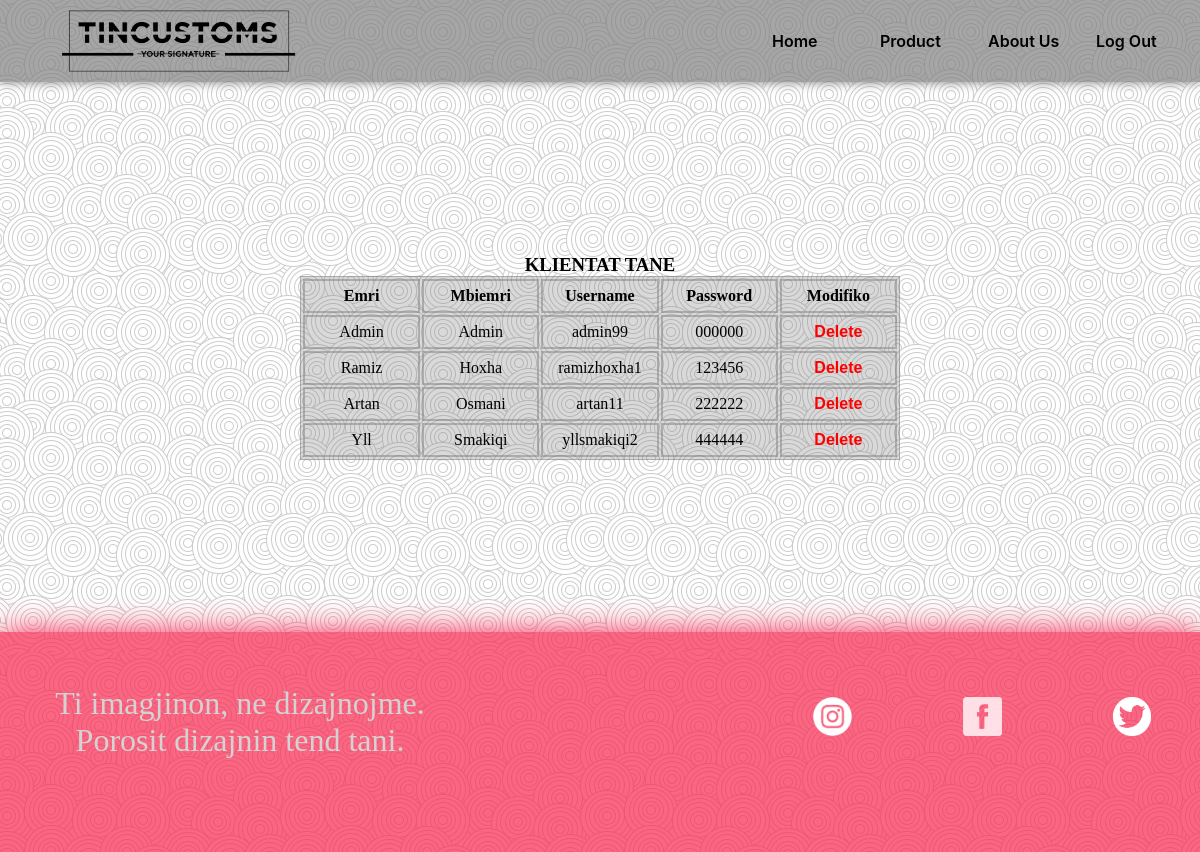
The app's page /dashboard.php (signed in) with its own data.
### tables this page shows
CREATE TABLE `klientat` (
  `id` int(20) NOT NULL,
  `emri` varchar(30) NOT NULL,
  `mbiemri` varchar(30) NOT NULL,
  `username` varchar(30) NOT NULL,
  `passwordi` varchar(30) NOT NULL,
  `role` smallint(1) NOT NULL DEFAULT 0
);

### logic/Database.php (called while the page is built, shortened)
<?php
class DatabaseConfig{
    private $connection;
    private $host = "localhost";
    private $dbname = "tin";
    protected function getConnection(){
        return $this->connection;
    }
    private function createConnection(){
        try{
            $this->connection = new PDO("mysql:host=$this->host;dbname=$this->dbname", "root", "");
        }catch(PDOException $e){
            print "Error!: " . $e->getMessage() . "<br/>";
            die();
        }
    }
}

### logic/UserMapper.php (called while the page is built, shortened)
<?php
require_once "Database.php";
class UserMapper extends DatabaseConfig{
    private $connection;
    public function __construct(){
        $this->connection = $this->getConnection();
    }
    public function getAllUsers(){
        $this->query = "select * from klientat";
        $statement = $this->connection->prepare($this->query);
        $statement->execute();
        $result = $statement->fetchAll(PDO::FETCH_ASSOC);
        return $result;
    }
}

### dashboard.php (the view)
<?php include 'components/header.php';
include_once 'logic/UserMapper.php';
$mapper = new UserMapper();
$clients = $mapper->getAllUsers();
if(isset($_SESSION['is_logged_in']) && $_SESSION['is_logged_in'] == 1) {
?>
    <div class="klientat">
            <h3>KLIENTAT TANE</h3>
            <table class="tablla">
                <tr>
                    <th>Emri</th>
                    <th>Mbiemri</th>
                    <th>Username</th>
                    <th>Password</th>
                    <th>Modifiko</th>
                </tr>
                <?php foreach($clients as $klienti){ ?>
                <tr>
                    <td><?php echo $klienti['emri']?></td>
                    <td><?php echo $klienti['mbiemri']?></td>
                    <td><?php echo $klienti['username']?></td>
                    <td><?php echo $klienti['passwordi']?></td>
                    <td><a href="<?php echo "logic/deleteUser.php?action=delete-user&user-id=" . $klienti['id'];?>">Delete</a></td>
                </tr>
                <?php } ?>
            </table>
    </div>
 <?php } else {
     header("Location: home.php");
 }
 include 'components/footer.php' ?>

### css/stili.css (style rules this page uses)
* { padding: 0; margin: 0; }
body { background-image: url("../images/background11.jpg"); }
.klientat { display: flex; flex-direction: column; justify-content: center; align-items: center; height: 550px; }
.tablla { width: 50%; border:1px rgba(128, 128, 128, 0.5) solid; background-color: rgba(128, 128, 128, 0.3); }
.tablla th { text-align: center; height: 30px; width: 20%; border: 2px rgba(128, 128, 128, 0.5) solid; }
.tablla td { text-align: center; height: 30px; width: 20%; border: 2px rgba(128, 128, 128, 0.5) solid; text-decoration: none; }
.tablla td a { text-decoration: none; font-family: Arial, Helvetica, sans-serif; color: red; font-weight:bold; }

### records on screen
klientat: emri "Admin", mbiemri "Admin", username "admin99", passwordi "000000"
klientat: emri "Ramiz", mbiemri "Hoxha", username "ramizhoxha1", passwordi "123456"
klientat: emri "Artan", mbiemri "Osmani", username "artan11", passwordi "222222"
klientat: emri "Yll", mbiemri "Smakiqi", username "yllsmakiqi2", passwordi "444444"
